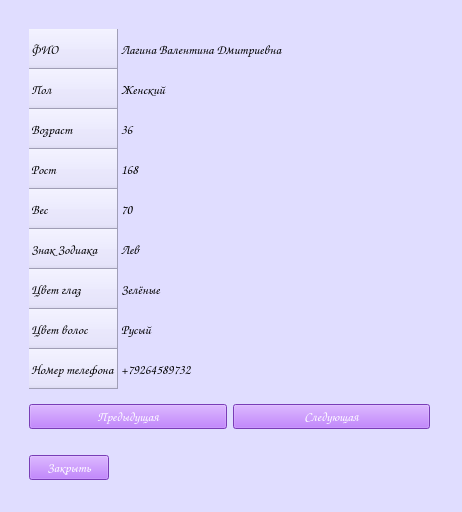
<?xml version="1.0" encoding="UTF-8"?>
<ui version="4.0">
 <class>Form</class>
 <widget class="QWidget" name="Form">
  <property name="geometry">
   <rect>
    <x>0</x>
    <y>0</y>
    <width>462</width>
    <height>512</height>
   </rect>
  </property>
  <property name="minimumSize">
   <size>
    <width>462</width>
    <height>512</height>
   </size>
  </property>
  <property name="maximumSize">
   <size>
    <width>462</width>
    <height>512</height>
   </size>
  </property>
  <property name="windowTitle">
   <string>Form</string>
  </property>
  <property name="styleSheet">
   <string notr="true">background-color: rgb(224, 221, 255);</string>
  </property>
  <widget class="QWidget" name="verticalLayoutWidget">
   <property name="geometry">
    <rect>
     <x>9</x>
     <y>9</y>
     <width>441</width>
     <height>491</height>
    </rect>
   </property>
   <layout class="QVBoxLayout" name="verticalLayout">
    <item>
     <spacer name="verticalSpacer">
      <property name="orientation">
       <enum>Qt::Vertical</enum>
      </property>
      <property name="sizeType">
       <enum>QSizePolicy::Fixed</enum>
      </property>
      <property name="sizeHint" stdset="0">
       <size>
        <width>20</width>
        <height>20</height>
       </size>
      </property>
     </spacer>
    </item>
    <item>
     <layout class="QHBoxLayout" name="horizontalLayout_4">
      <item>
       <spacer name="horizontalSpacer_4">
        <property name="orientation">
         <enum>Qt::Horizontal</enum>
        </property>
        <property name="sizeType">
         <enum>QSizePolicy::Fixed</enum>
        </property>
        <property name="sizeHint" stdset="0">
         <size>
          <width>20</width>
          <height>20</height>
         </size>
        </property>
       </spacer>
      </item>
      <item>
       <widget class="QTableWidget" name="tableWidget">
        <property name="font">
         <font>
          <family>Comic Sans MS</family>
          <pointsize>10</pointsize>
         </font>
        </property>
        <property name="mouseTracking">
         <bool>false</bool>
        </property>
        <property name="focusPolicy">
         <enum>Qt::NoFocus</enum>
        </property>
        <property name="acceptDrops">
         <bool>false</bool>
        </property>
        <property name="autoFillBackground">
         <bool>false</bool>
        </property>
        <property name="styleSheet">
         <string notr="true">selection-background-color: rgb(224, 221, 255);
selection-color: rgb(0, 0, 0);</string>
        </property>
        <property name="frameShape">
         <enum>QFrame::NoFrame</enum>
        </property>
        <property name="editTriggers">
         <set>QAbstractItemView::NoEditTriggers</set>
        </property>
        <property name="tabKeyNavigation">
         <bool>true</bool>
        </property>
        <property name="dragDropOverwriteMode">
         <bool>true</bool>
        </property>
        <property name="alternatingRowColors">
         <bool>false</bool>
        </property>
        <property name="showGrid">
         <bool>false</bool>
        </property>
        <property name="cornerButtonEnabled">
         <bool>true</bool>
        </property>
        <attribute name="horizontalHeaderVisible">
         <bool>false</bool>
        </attribute>
        <attribute name="horizontalHeaderDefaultSectionSize">
         <number>400</number>
        </attribute>
        <attribute name="horizontalHeaderMinimumSectionSize">
         <number>400</number>
        </attribute>
        <attribute name="verticalHeaderVisible">
         <bool>true</bool>
        </attribute>
        <attribute name="verticalHeaderCascadingSectionResizes">
         <bool>false</bool>
        </attribute>
        <attribute name="verticalHeaderDefaultSectionSize">
         <number>40</number>
        </attribute>
        <attribute name="verticalHeaderHighlightSections">
         <bool>false</bool>
        </attribute>
        <attribute name="verticalHeaderMinimumSectionSize">
         <number>40</number>
        </attribute>
        <attribute name="verticalHeaderShowSortIndicator" stdset="0">
         <bool>false</bool>
        </attribute>
        <attribute name="verticalHeaderStretchLastSection">
         <bool>false</bool>
        </attribute>
        <row>
         <property name="text">
          <string>ФИО</string>
         </property>
         <property name="font">
          <font>
           <family>Comic Sans MS</family>
           <pointsize>10</pointsize>
          </font>
         </property>
        </row>
        <row>
         <property name="text">
          <string>Пол</string>
         </property>
         <property name="font">
          <font>
           <family>Comic Sans MS</family>
           <pointsize>10</pointsize>
          </font>
         </property>
        </row>
        <row>
         <property name="text">
          <string>Возраст</string>
         </property>
         <property name="font">
          <font>
           <family>Comic Sans MS</family>
           <pointsize>10</pointsize>
          </font>
         </property>
        </row>
        <row>
         <property name="text">
          <string>Рост</string>
         </property>
         <property name="font">
          <font>
           <family>Comic Sans MS</family>
           <pointsize>10</pointsize>
          </font>
         </property>
        </row>
        <row>
         <property name="text">
          <string>Вес</string>
         </property>
         <property name="font">
          <font>
           <family>Comic Sans MS</family>
           <pointsize>10</pointsize>
          </font>
         </property>
        </row>
        <row>
         <property name="text">
          <string>Знак Зодиака</string>
         </property>
         <property name="font">
          <font>
           <family>Comic Sans MS</family>
           <pointsize>10</pointsize>
          </font>
         </property>
        </row>
        <row>
         <property name="text">
          <string>Цвет глаз</string>
         </property>
         <property name="font">
          <font>
           <family>Comic Sans MS</family>
           <pointsize>10</pointsize>
          </font>
         </property>
        </row>
        <row>
         <property name="text">
          <string>Цвет волос</string>
         </property>
         <property name="font">
          <font>
           <family>Comic Sans MS</family>
           <pointsize>10</pointsize>
          </font>
         </property>
        </row>
        <row>
         <property name="text">
          <string>Номер телефона</string>
         </property>
         <property name="font">
          <font>
           <family>Comic Sans MS</family>
           <pointsize>10</pointsize>
          </font>
         </property>
        </row>
        <column>
         <property name="text">
          <string/>
         </property>
        </column>
        <item row="0" column="0">
         <property name="text">
          <string>Лагина Валентина Дмитриевна</string>
         </property>
        </item>
        <item row="1" column="0">
         <property name="text">
          <string>Женский</string>
         </property>
        </item>
        <item row="2" column="0">
         <property name="text">
          <string>36</string>
         </property>
        </item>
        <item row="3" column="0">
         <property name="text">
          <string>168</string>
         </property>
        </item>
        <item row="4" column="0">
         <property name="text">
          <string>70</string>
         </property>
        </item>
        <item row="5" column="0">
         <property name="text">
          <string>Лев</string>
         </property>
        </item>
        <item row="6" column="0">
         <property name="text">
          <string>Зелёные</string>
         </property>
        </item>
        <item row="7" column="0">
         <property name="text">
          <string>Русый</string>
         </property>
        </item>
        <item row="8" column="0">
         <property name="text">
          <string>+79264589732</string>
         </property>
        </item>
       </widget>
      </item>
      <item>
       <spacer name="horizontalSpacer_5">
        <property name="orientation">
         <enum>Qt::Horizontal</enum>
        </property>
        <property name="sizeType">
         <enum>QSizePolicy::Fixed</enum>
        </property>
        <property name="sizeHint" stdset="0">
         <size>
          <width>20</width>
          <height>20</height>
         </size>
        </property>
       </spacer>
      </item>
     </layout>
    </item>
    <item>
     <layout class="QHBoxLayout" name="horizontalLayout_2">
      <item>
       <spacer name="horizontalSpacer">
        <property name="orientation">
         <enum>Qt::Horizontal</enum>
        </property>
        <property name="sizeType">
         <enum>QSizePolicy::Fixed</enum>
        </property>
        <property name="sizeHint" stdset="0">
         <size>
          <width>20</width>
          <height>20</height>
         </size>
        </property>
       </spacer>
      </item>
      <item>
       <widget class="QPushButton" name="btn_prev">
        <property name="font">
         <font>
          <family>Comic Sans MS</family>
          <pointsize>10</pointsize>
         </font>
        </property>
        <property name="styleSheet">
         <string notr="true">background-color: rgb(170, 85, 255);
color: rgb(255, 255, 255);</string>
        </property>
        <property name="text">
         <string>Предыдущая</string>
        </property>
       </widget>
      </item>
      <item>
       <widget class="QPushButton" name="btn_next">
        <property name="font">
         <font>
          <family>Comic Sans MS</family>
          <pointsize>10</pointsize>
         </font>
        </property>
        <property name="styleSheet">
         <string notr="true">background-color: rgb(170, 85, 255);
color: rgb(255, 255, 255);</string>
        </property>
        <property name="text">
         <string>Следующая</string>
        </property>
       </widget>
      </item>
      <item>
       <spacer name="horizontalSpacer_2">
        <property name="orientation">
         <enum>Qt::Horizontal</enum>
        </property>
        <property name="sizeType">
         <enum>QSizePolicy::Fixed</enum>
        </property>
        <property name="sizeHint" stdset="0">
         <size>
          <width>20</width>
          <height>20</height>
         </size>
        </property>
       </spacer>
      </item>
     </layout>
    </item>
    <item>
     <spacer name="verticalSpacer_3">
      <property name="orientation">
       <enum>Qt::Vertical</enum>
      </property>
      <property name="sizeType">
       <enum>QSizePolicy::Fixed</enum>
      </property>
      <property name="sizeHint" stdset="0">
       <size>
        <width>20</width>
        <height>20</height>
       </size>
      </property>
     </spacer>
    </item>
    <item>
     <layout class="QHBoxLayout" name="horizontalLayout_3">
      <item>
       <spacer name="horizontalSpacer_3">
        <property name="orientation">
         <enum>Qt::Horizontal</enum>
        </property>
        <property name="sizeType">
         <enum>QSizePolicy::Fixed</enum>
        </property>
        <property name="sizeHint" stdset="0">
         <size>
          <width>20</width>
          <height>20</height>
         </size>
        </property>
       </spacer>
      </item>
      <item alignment="Qt::AlignLeft">
       <widget class="QPushButton" name="btn_exit">
        <property name="font">
         <font>
          <family>Comic Sans MS</family>
          <pointsize>10</pointsize>
         </font>
        </property>
        <property name="styleSheet">
         <string notr="true">background-color: rgb(170, 85, 255);
color: rgb(255, 255, 255);</string>
        </property>
        <property name="text">
         <string>Закрыть</string>
        </property>
       </widget>
      </item>
     </layout>
    </item>
    <item>
     <spacer name="verticalSpacer_2">
      <property name="orientation">
       <enum>Qt::Vertical</enum>
      </property>
      <property name="sizeType">
       <enum>QSizePolicy::Fixed</enum>
      </property>
      <property name="sizeHint" stdset="0">
       <size>
        <width>20</width>
        <height>20</height>
       </size>
      </property>
     </spacer>
    </item>
   </layout>
  </widget>
 </widget>
 <resources/>
 <connections/>
</ui>
